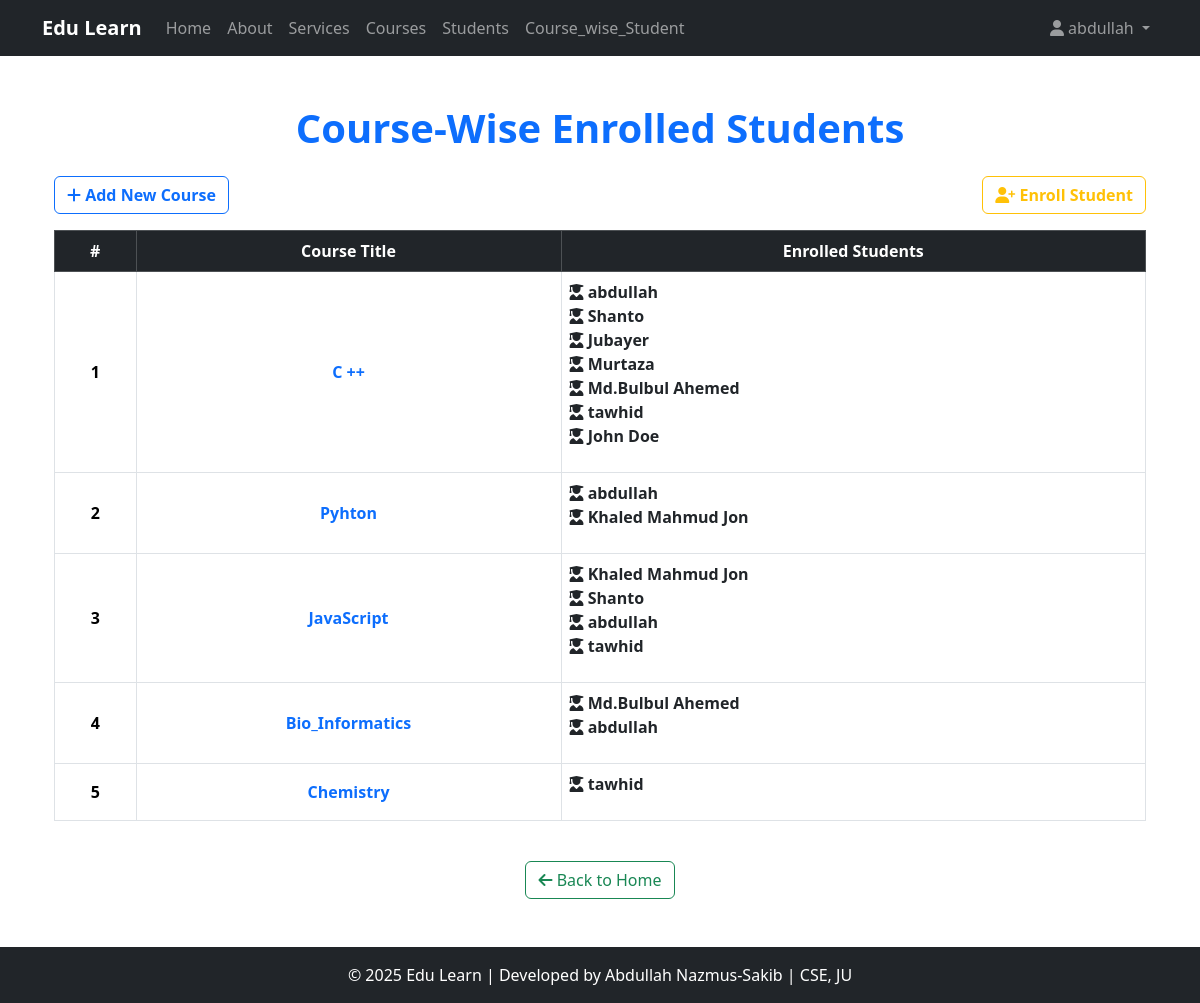
The app's page /Course_wise_Student/ (signed in) with its own data.
### Course_app/models.py (models this page shows, shortened)
class Course(models.Model):
    title = models.CharField(max_length=25)
    descriptions = models.TextField()
    durations = models.IntegerField(help_text="Durations in hours")
    thumbnail = models.ImageField(upload_to="courses_thumbnail/", null=True, blank=True)
    created_at = models.DateTimeField(auto_now_add=True,null=True,blank=True)

class Student(models.Model):
    user = models.OneToOneField(User, on_delete=models.CASCADE,null=True,blank=True)
    name = models.CharField(max_length=30)
    roll = models.IntegerField()
    email = models.EmailField(max_length=60,unique=True)
    enrolled_courses = models.ManyToManyField(Course, related_name="students")  # ✅ Changed related_name to plural
    completed_lesson = models.ManyToManyField(Lesson,related_name='completed_by',blank=True)

### Course_app/views.py (the view)
# urls.py: path('Course_wise_Student/',views.Course_wise_Student,name='Course_wise_Student'),
@login_required(login_url='login_user')
def Course_wise_Student(request):
    courses = Course.objects.all()
    context = {
        'courses':courses
    }
    return render(request,"Course_app/Course_wise_Student.html",context)

### templates/Course_app/Course_wise_Student.html (shortened to what this page needs)
{% extends 'Course_app/base.html' %}
{% block content %}
<div class="container">
    <div class="text-center mb-4">
        <h1 class="fw-bold text-primary">Course-Wise Enrolled Students</h1>
    </div>
    <div class="d-flex justify-content-between">
        <a href="{% url 'create_course' %}" class="btn btn-outline-primary fw-bold mb-3">
            <i class="fas fa-plus"></i> Add New Course
        </a>
        <a href="{% url 'Enroll_student' %}" class="btn btn-outline-warning fw-bold mb-3">
            <i class="fas fa-user-plus"></i> Enroll Student
        </a>
    </div>
    <div class="table-responsive">
        <table class="table table-bordered table-hover text-center align-middle">
            <thead class="table-dark">
                <tr>
                    <th>#</th>
                    <th>Course Title</th>
                    <th>Enrolled Students</th>
                </tr>
            </thead>
            <tbody>
                {% for course in courses %}
                <tr>
                    <td class="fw-bold">{{ forloop.counter }}</td>
                    <td class="text-primary fw-semibold">{{ course.title }}</td>
                    <td>
                        {% if course.students.all %}
                            <ul class="list-unstyled text-start">
                                {% for student in course.students.all %}
                                <li>
                                    <a href="{% url 'individual_student_detail' student.id %}" class="text-decoration-none fw-bold text-dark">
                                        <i class="fas fa-user-graduate"></i> {{ student.name }}
                                    </a>
                                </li>
                                {% endfor %}
                            </ul>
                        {% else %}
                            <span class="text-muted">No students enrolled</span>
                        {% endif %}
                    </td>
                </tr>
                {% empty %}
                <tr>
                    <td colspan="4" class="text-center text-danger fw-bold">No courses found.</td>
                </tr>
                {% endfor %}
            </tbody>
        </table>
    </div>
    <div class="d-flex justify-content-center mt-4">
        <a href="{% url 'course_list' %}" class="btn btn-outline-success">
            <i class="fas fa-arrow-left"></i> Back to Home
        </a>
    </div>
</div>
{% endblock content %}

### templates/Course_app/navbar.html (shortened to what this page needs)
<nav class="navbar navbar-expand-lg navbar-dark bg-dark">
    <div class="container">
        <a class="navbar-brand fw-bold" href="{% url 'course_list' %}">Edu Learn</a>
        <div class="collapse navbar-collapse" id="navbarNav">
            <ul class="navbar-nav me-auto">
                <li class="nav-item">
                    <a class="nav-link {% if request.path == '/' %}active{% endif %}" href="{% url 'course_list' %}">Home</a>
                </li>
                <li class="nav-item">
                    <a class="nav-link" href="{% url 'about' %}">About</a>
                </li>
                <li class="nav-item">
                    <a class="nav-link" href="{% url 'services' %}">Services</a>
                </li>
                <li class="nav-item">
                    <a class="nav-link" href="{% url 'course_list' %}">Courses</a>
                </li>
                <li class="nav-item">
                    <a class="nav-link" href="{% url 'student_list' %}">Students</a>
                </li>
                <li class="nav-item">
                    <a class="nav-link" href="{% url 'Course_wise_Student' %}">Course_wise_Student</a>
                </li>
            </ul>
            <ul class="navbar-nav">
                <li class="nav-item dropdown">
                    <a class="nav-link dropdown-toggle" href="#" id="userDropdown" role="button" data-bs-toggle="dropdown" aria-expanded="false">
                        <i class="fas fa-user"></i>
                        {% if request.user.is_authenticated %}
                        {{ request.user.username }}
                        {% else %}
                            Account
                        {% endif %}
                    </a>
                </li>
            </ul>
        </div>
    </div>
</nav>

### static/Course_app/css/base.css (style rules this page uses)
html, body { height: 100%; }
body { display: flex; flex-direction: column; }

### records on screen
Course: title "C ++"
Student: name "abdullah"
Student: name "Shanto"
Student: name "Jubayer"
Student: name "Murtaza"
Student: name "Md.Bulbul Ahemed"
Student: name "tawhid"
Student: name "John Doe"
Course: title "Pyhton"
Student: name "Khaled Mahmud Jon"
Course: title "JavaScript"
Course: title "Bio_Informatics"
Course: title "Chemistry"

### other values on screen
{{ request.user.username }} "abdullah"
